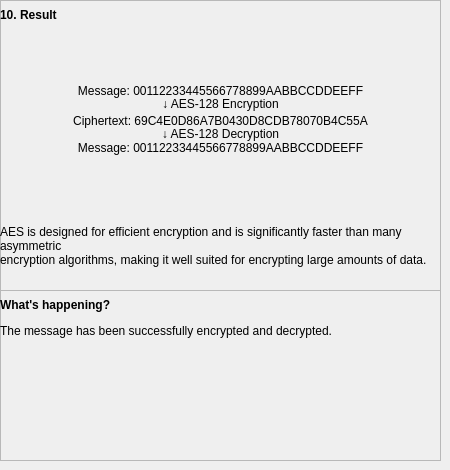
        <widget class="QWidget" name="pg_eaespg10">
         <widget class="QFrame" name="fr_eaeswh10">
          <property name="geometry">
           <rect>
            <x>0</x>
            <y>290</y>
            <width>441</width>
            <height>171</height>
           </rect>
          </property>
          <property name="frameShape">
           <enum>QFrame::StyledPanel</enum>
          </property>
          <property name="frameShadow">
           <enum>QFrame::Raised</enum>
          </property>
          <widget class="QLabel" name="lbl_eaeswh10_ex">
           <property name="geometry">
            <rect>
             <x>0</x>
             <y>30</y>
             <width>441</width>
             <height>21</height>
            </rect>
           </property>
           <property name="text">
            <string>The message has been successfully encrypted and decrypted.</string>
           </property>
          </widget>
          <widget class="QLabel" name="lbl_eaeswh10_wh">
           <property name="geometry">
            <rect>
             <x>0</x>
             <y>0</y>
             <width>211</width>
             <height>31</height>
            </rect>
           </property>
           <property name="text">
            <string>&lt;html&gt;&lt;head/&gt;&lt;body&gt;&lt;p&gt;&lt;span style=&quot; font-size:9pt; font-weight:600;&quot;&gt;What's happening?&lt;/span&gt;&lt;/p&gt;&lt;/body&gt;&lt;/html&gt;</string>
           </property>
           <property name="alignment">
            <set>Qt::AlignLeading|Qt::AlignLeft|Qt::AlignVCenter</set>
           </property>
          </widget>
         </widget>
         <widget class="QFrame" name="fr_eaesmn10">
          <property name="geometry">
           <rect>
            <x>0</x>
            <y>0</y>
            <width>441</width>
            <height>291</height>
           </rect>
          </property>
          <property name="frameShape">
           <enum>QFrame::StyledPanel</enum>
          </property>
          <property name="frameShadow">
           <enum>QFrame::Raised</enum>
          </property>
          <widget class="QLabel" name="lbl_eaesmn10_res">
           <property name="geometry">
            <rect>
             <x>0</x>
             <y>0</y>
             <width>221</width>
             <height>31</height>
            </rect>
           </property>
           <property name="text">
            <string>&lt;html&gt;&lt;head/&gt;&lt;body&gt;&lt;p&gt;&lt;span style=&quot; font-size:9pt; font-weight:600;&quot;&gt;10. Result&lt;/span&gt;&lt;/p&gt;&lt;/body&gt;&lt;/html&gt;</string>
           </property>
           <property name="alignment">
            <set>Qt::AlignLeading|Qt::AlignLeft|Qt::AlignVCenter</set>
           </property>
          </widget>
          <widget class="QLabel" name="lbl_eaesmn10_ms1">
           <property name="geometry">
            <rect>
             <x>0</x>
             <y>80</y>
             <width>441</width>
             <height>21</height>
            </rect>
           </property>
           <property name="text">
            <string>Message: 00112233445566778899AABBCCDDEEFF</string>
           </property>
           <property name="alignment">
            <set>Qt::AlignCenter</set>
           </property>
          </widget>
          <widget class="QLabel" name="lbl_eaesmn10_ar1">
           <property name="geometry">
            <rect>
             <x>0</x>
             <y>96</y>
             <width>441</width>
             <height>16</height>
            </rect>
           </property>
           <property name="text">
            <string>↓ AES-128 Encryption</string>
           </property>
           <property name="alignment">
            <set>Qt::AlignCenter</set>
           </property>
          </widget>
          <widget class="QLabel" name="lbl_eaesmn10_cip">
           <property name="geometry">
            <rect>
             <x>0</x>
             <y>110</y>
             <width>441</width>
             <height>21</height>
            </rect>
           </property>
           <property name="text">
            <string>Ciphertext: 69C4E0D86A7B0430D8CDB78070B4C55A</string>
           </property>
           <property name="alignment">
            <set>Qt::AlignCenter</set>
           </property>
          </widget>
          <widget class="QLabel" name="lbl_eaesmn10_ar2">
           <property name="geometry">
            <rect>
             <x>0</x>
             <y>126</y>
             <width>441</width>
             <height>16</height>
            </rect>
           </property>
           <property name="text">
            <string>↓ AES-128 Decryption</string>
           </property>
           <property name="alignment">
            <set>Qt::AlignCenter</set>
           </property>
          </widget>
          <widget class="QLabel" name="lbl_eaesmn10_ms2">
           <property name="geometry">
            <rect>
             <x>0</x>
             <y>138</y>
             <width>441</width>
             <height>20</height>
            </rect>
           </property>
           <property name="text">
            <string>Message: 00112233445566778899AABBCCDDEEFF</string>
           </property>
           <property name="alignment">
            <set>Qt::AlignCenter</set>
           </property>
          </widget>
          <widget class="QLabel" name="lbl_eaesmn10_ex">
           <property name="geometry">
            <rect>
             <x>0</x>
             <y>220</y>
             <width>441</width>
             <height>51</height>
            </rect>
           </property>
           <property name="text">
            <string>AES is designed for efficient encryption and is significantly faster than many asymmetric 
encryption algorithms, making it well suited for encrypting large amounts of data.</string>
           </property>
           <property name="wordWrap">
            <bool>true</bool>
           </property>
          </widget>
         </widget>
        </widget>
